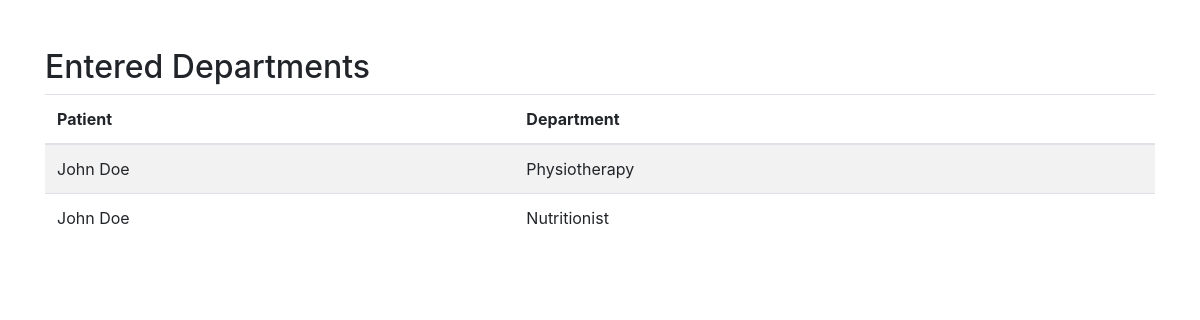
The page /ed/ on the database as committed earlier.
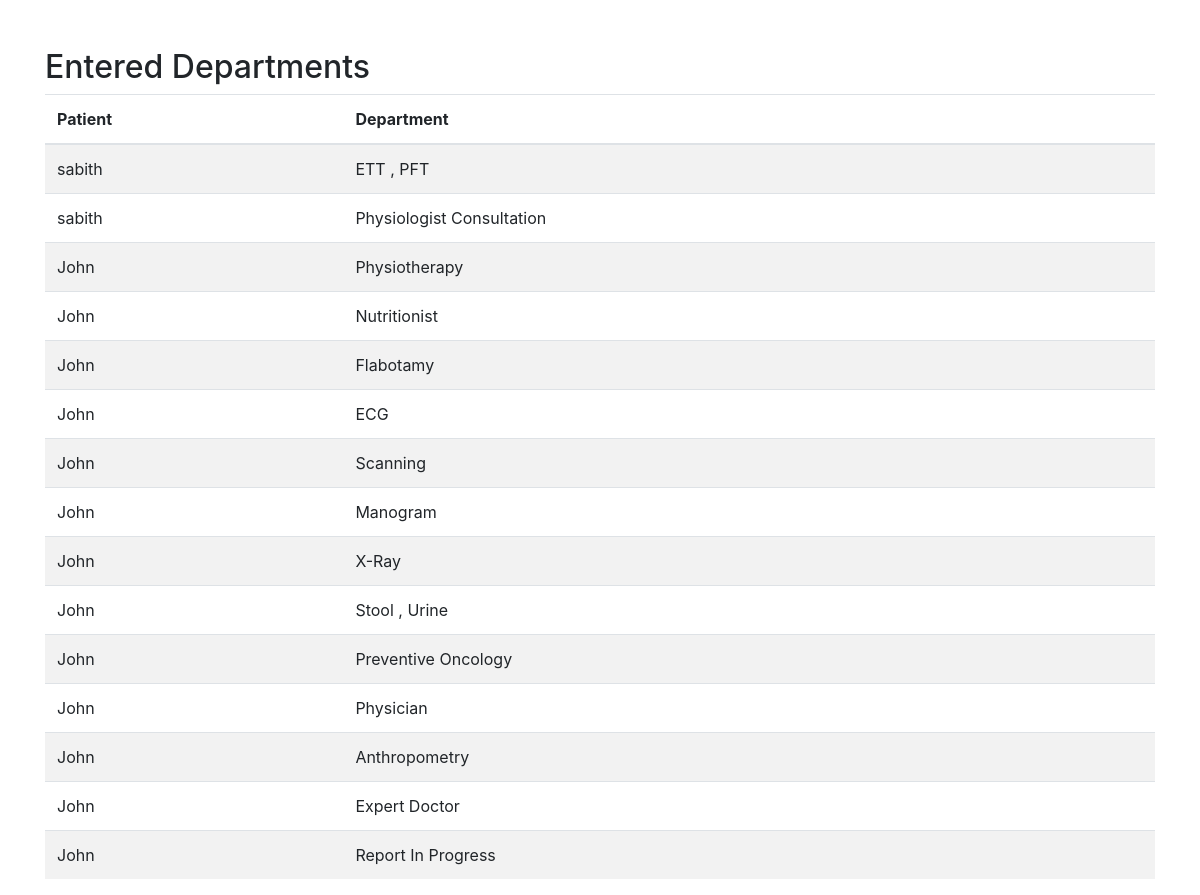
The same page on the database as committed later.
### app/models.py (models this page shows, shortened)
class Entered_Departments(models.Model):
    patient = models.ForeignKey(Patient, related_name='entered_departments', on_delete=models.CASCADE)
    department = models.ForeignKey(Department, related_name='entered_by_patients', on_delete=models.CASCADE)
    class Meta:
        ordering = ['patient', 'department']

class Patient(models.Model):
    id = models.AutoField(primary_key=True)
    name = models.CharField(max_length=255)
    age = models.IntegerField()
    mobile_number = models.CharField(max_length=15)
    address = models.TextField()
    coord_facilitator = models.ForeignKey(CoordinationFacilitators, on_delete=models.CASCADE, null=True, blank=True)
    meals = models.ForeignKey(Meals, on_delete=models.CASCADE, null=True, blank=True)
    chosen_package = models.ForeignKey(Oncurepackages, on_delete=models.CASCADE, null=True, blank=True)
    assigned_department = models.ForeignKey(Department, on_delete=models.CASCADE, null=True, blank=True)
    timer_active = models.BooleanField(default=False)
    waiting_department=models.ForeignKey(Department, on_delete=models.CASCADE, null=True, blank=True,related_name='waiting_package')

class Department(models.Model):
    name = models.CharField(max_length=100)
    oncurepackage = models.ForeignKey(Oncurepackages, related_name='departments', on_delete=models.CASCADE)
    remaining_minutes=models.IntegerField(null=True,blank=True)
    remaining_seconds=models.IntegerField(default=60)

### app/check_file.py (the view)
# urls.py: path('ed/', entered_departments_list, name='entered_departments_list'),
def entered_departments_list(request):
    entered_departments = Entered_Departments.objects.all()
    return render(request, 'new/ent_dep.html', {'entered_departments': entered_departments})

### templates/new/ent_dep.html (shortened to what this page needs)
<!DOCTYPE html>
<html lang="en">
<head>
    <link rel="stylesheet" href="https://stackpath.bootstrapcdn.com/bootstrap/4.5.2/css/bootstrap.min.css">
</head>
<body>
    <div class="container mt-5">
        <h2>Entered Departments</h2>
        <table class="table table-striped">
            <thead>
                <tr>
                    <th>Patient</th>
                    <th>Department</th>
                </tr>
            </thead>
            <tbody>
                {% for entry in entered_departments %}
                <tr>
                    <td>{{ entry.patient.name }}</td>
                    <td>{{ entry.department.name }}</td>
                </tr>
                {% endfor %}
            </tbody>
        </table>
    </div>
</body>
</html>

Rows that differ between the two databases and show on the page:
removed Entered_Departments: patient.name "John Doe", department.name "Physiotherapy"
removed Entered_Departments: patient.name "John Doe", department.name "Nutritionist"
added Entered_Departments: patient.name "sabith", department.name "ETT , PFT"
added Entered_Departments: patient.name "sabith", department.name "Physiologist Consultation"
added Entered_Departments: patient.name "John", department.name "Physiotherapy"
added Entered_Departments: patient.name "John", department.name "Nutritionist"
added Entered_Departments: patient.name "John", department.name "Flabotamy"
added Entered_Departments: patient.name "John", department.name "ECG"
added Entered_Departments: patient.name "John", department.name "Scanning"
added Entered_Departments: patient.name "John", department.name "Manogram"
added Entered_Departments: patient.name "John", department.name "X-Ray"
added Entered_Departments: patient.name "John", department.name "Stool , Urine"
added Entered_Departments: patient.name "John", department.name "Preventive Oncology"
added Entered_Departments: patient.name "John", department.name "Physician"
added Entered_Departments: patient.name "John", department.name "Anthropometry"
added Entered_Departments: patient.name "John", department.name "Expert Doctor"
added Entered_Departments: patient.name "John", department.name "Report In Progress"
